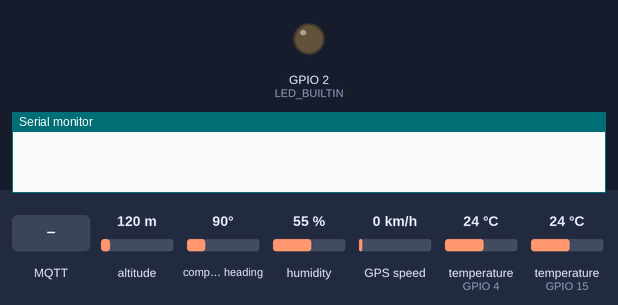
This sketch was run on a simulated ESP32. Parts: output pins drawn as LEDs (lit = HIGH), the last lines printed to the serial monitor. The inputs (shaded band) are chosen by the test bench; at power-on: altitude 120 m, compass heading 90°, humidity 55 %, GPS speed 0 km/h, temperature (sensors on GPIO 4, GPIO 15) 24 °C. WiFi joins after 1.5 s; servers stay silent unless stated; the GPS gets a fix after 3 s at 37.7749, -122.4194 with 8 satellites; no MQTT or app messages arrive unless stated.

Above: at 2.7 s.
2.8 s: MQTT message "1" arrives on the first subscribed topic
At 3.4 s:
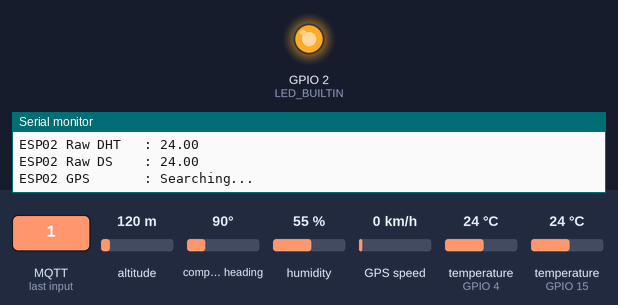
4.3 s: MQTT message "0" arrives on the first subscribed topic
At 5.1 s:
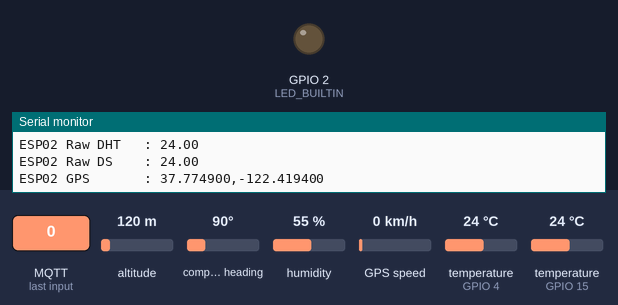
Timing chart, 0 to 7.3 s (numbered marks = the images above; inputs shaded):
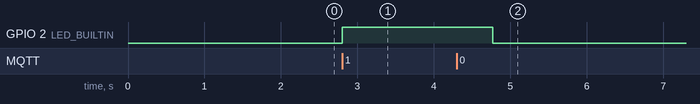

The sketch:

ESP_2.ino
```cpp
#include <WiFi.h>
#include <PubSubClient.h>
#include <DHT.h>
#include <OneWire.h>
#include <DallasTemperature.h>
#include <HardwareSerial.h>
#include <TinyGPS++.h>

// ============================================================
// WiFi & MQTT Configuration (ESP02)
// ============================================================
const char* ssid = "Vishwani_iPhone";
const char* password = "Vlm@2002";

const char* mqtt_server = "172.20.10.6";
const int mqtt_port = 1883;

const char* mqtt_clientid = "ESP02";
const char* mqtt_user = "esp02";
const char* mqtt_password = "stud2";

// MQTT Topics (Updated for Ignition folder hierarchy)
const char* temp_topic         = "EE2120/ESP02/temp/fused";
const char* temp_raw_dht_topic = "EE2120/ESP02/temp/raw_dht";
const char* temp_raw_ds_topic  = "EE2120/ESP02/temp/raw_ds";
const char* led_topic          = "EE2120/ESP02/LED/cmd";
const char* led_status_topic   = "EE2120/ESP02/LED/status";
const char* gps_topic          = "EE2120/ESP02/gps";

// ============================================================
// Objects (WiFi, MQTT, GPS)
// ============================================================
WiFiClient espClient;
PubSubClient client(espClient);

TinyGPSPlus gps;
HardwareSerial gpsSerial(2);

// Timer for non-blocking loop
unsigned long lastPublishTime = 0;
const long publishInterval = 2000;

#ifndef LED_BUILTIN
#define LED_BUILTIN 2
#endif

// ============================================================
// Sensor Configuration
// ============================================================
#define DHTPIN 15
#define DHTTYPE DHT22
DHT dht(DHTPIN, DHTTYPE);

#define ONE_WIRE_BUS 4
OneWire oneWire(ONE_WIRE_BUS);
DallasTemperature ds18b20(&oneWire);

// ============================================================
// SENSOR CALIBRATION & KALMAN FILTER (ESP02 Specific)
// ============================================================
float calibrateDHT22(float rawTemperature) {
    return rawTemperature;
}

float calibrateDS18B20(float rawTemperature) {
    return (1.0318 * rawTemperature) - 0.6398;
}

float processNoise = 0.05;
float varianceDHT = 0.00246;
float varianceDS  = 0.00070;
float currentEstimate = 0.0;
float errorCovariance = 1.0;
bool kalmanInitialized = false;

float getKalmanFusedTemperature(float dhtTemp, float dsTemp) {
    if (!kalmanInitialized) {
        currentEstimate = dsTemp;
        errorCovariance = 1.0;
        kalmanInitialized = true;
        return currentEstimate;
    }

    float predictedEstimate = currentEstimate;
    float predictedErrorCovariance = errorCovariance + processNoise;
    float rateOfChange = abs(dsTemp - currentEstimate);
    float dynamicVarianceDHT = varianceDHT + (rateOfChange * 0.5);

    float kalmanGainDS = predictedErrorCovariance / (predictedErrorCovariance + varianceDS);
    float estimateAfterDS = predictedEstimate + kalmanGainDS * (dsTemp - predictedEstimate);
    float errorCovarianceAfterDS = (1.0 - kalmanGainDS) * predictedErrorCovariance;

    float kalmanGainDHT = errorCovarianceAfterDS / (errorCovarianceAfterDS + dynamicVarianceDHT);
    currentEstimate = estimateAfterDS + kalmanGainDHT * (dhtTemp - estimateAfterDS);
    errorCovariance = (1.0 - kalmanGainDHT) * errorCovarianceAfterDS;

    return currentEstimate;
}

// ============================================================
// MQTT CALLBACK
// ============================================================
void callback(char* topic, byte* payload, unsigned int length) {
    String message = "";
    for (unsigned int i = 0; i < length; i++) {
        message += (char)payload[i];
    }

    if (String(topic) == led_topic) {
        if (message == "1") {
            digitalWrite(LED_BUILTIN, HIGH);
            client.publish(led_status_topic, "1");
        }
        else if (message == "0") {
            digitalWrite(LED_BUILTIN, LOW);
            client.publish(led_status_topic, "0");
        }
    }
}

// ============================================================
// SETUP & LOOP
// ============================================================
void setup_wifi() {
    WiFi.begin(ssid, password);
    while (WiFi.status() != WL_CONNECTED) {
        delay(500);
    }
}

void reconnect() {
    while (!client.connected()) {
        if (client.connect(mqtt_clientid, mqtt_user, mqtt_password)) {
            client.subscribe(led_topic);
        } else {
            delay(2000);
        }
    }
}

void setup() {
    Serial.begin(115200);
    gpsSerial.begin(9600, SERIAL_8N1, 16, 17);
    pinMode(LED_BUILTIN, OUTPUT);
    digitalWrite(LED_BUILTIN, LOW);

    dht.begin();
    ds18b20.begin();

    setup_wifi();
    client.setServer(mqtt_server, mqtt_port);
    client.setCallback(callback);
}

void loop() {
    if (!client.connected()) reconnect();
    client.loop();

    while (gpsSerial.available() > 0) gps.encode(gpsSerial.read());

    if (millis() - lastPublishTime >= publishInterval) {
        lastPublishTime = millis();

        float rawDHT = dht.readTemperature();
        ds18b20.requestTemperatures();
        float rawDS = ds18b20.getTempCByIndex(0);

        if (isnan(rawDHT) || rawDS == DEVICE_DISCONNECTED_C) return;

        float calibratedDHT = calibrateDHT22(rawDHT);
        float calibratedDS = calibrateDS18B20(rawDS);
        float fusedTemp = getKalmanFusedTemperature(calibratedDHT, calibratedDS);

        // --- PUBLISH FUSED TEMP ---
        char tempString[16];
        dtostrf(fusedTemp, 1, 2, tempString);
        client.publish(temp_topic, tempString);

        // --- PUBLISH RAW DHT TEMP ---
        char rawDhtString[16];
        dtostrf(rawDHT, 1, 2, rawDhtString);
        client.publish(temp_raw_dht_topic, rawDhtString);

        // --- PUBLISH RAW DS TEMP ---
        char rawDsString[16];
        dtostrf(rawDS, 1, 2, rawDsString);
        client.publish(temp_raw_ds_topic, rawDsString);

        // --- PUBLISH GPS ---
        char gpsString[32];
        if (gps.location.isValid()) {
            snprintf(gpsString, sizeof(gpsString), "%.6f,%.6f", gps.location.lat(), gps.location.lng());
        } else {
            snprintf(gpsString, sizeof(gpsString), "Searching...");
        }
        client.publish(gps_topic, gpsString);

        Serial.print("ESP02 Fused Temp: "); Serial.println(tempString);
        Serial.print("ESP02 Raw DHT   : "); Serial.println(rawDhtString);
        Serial.print("ESP02 Raw DS    : "); Serial.println(rawDsString);
        Serial.print("ESP02 GPS       : "); Serial.println(gpsString);
    }
}
```

Measured:
- after the input at 2.8 s, GPIO 2 (LED_BUILTIN): LOW → HIGH at once
- after the input at 4.3 s, GPIO 2 (LED_BUILTIN): HIGH → LOW after 0.47 s
